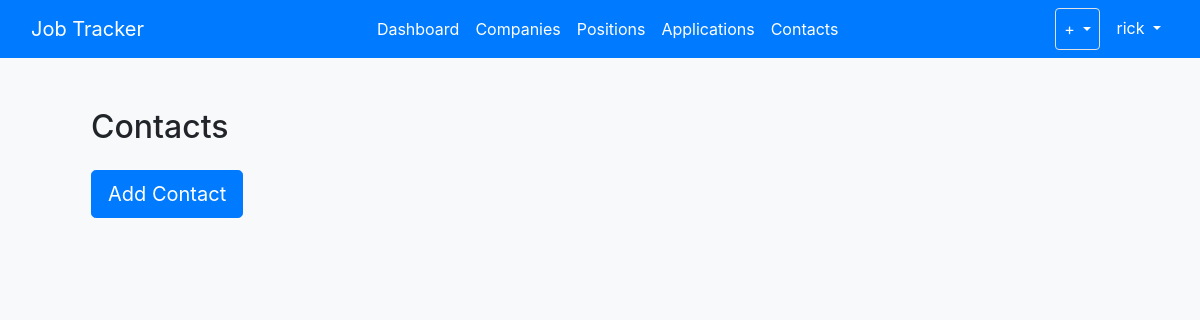
The page /contacts/ (signed in) on the database as committed earlier.
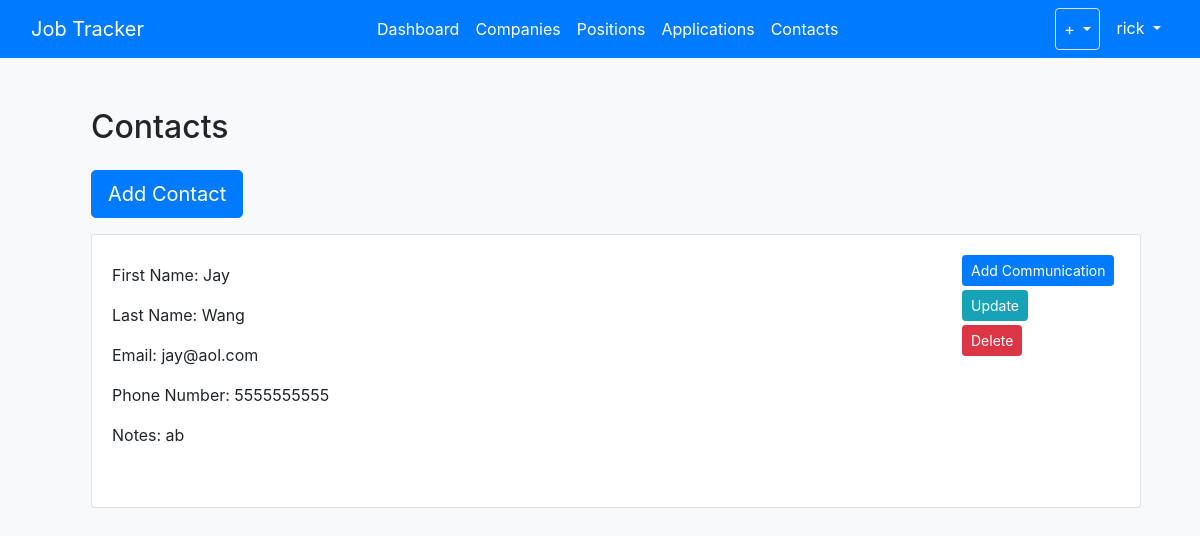
The same page on the database as committed later.
### jobs/models.py (models this page shows, shortened)
class Contact(models.Model):
	user = models.ForeignKey(
		User,
		on_delete=models.CASCADE,
		default=1
		)
	first_name = models.CharField(max_length=100)
	last_name = models.CharField(max_length=100)
	email = models.EmailField(null=True, blank=True, max_length=128)
	phone_number = models.IntegerField(null=True, blank=True)
	notes = models.TextField(null=True, blank=True)

### jobs/views.py (the view)
# urls.py: path('contacts/', ContactListView.as_view(), name='jobs-contacts'),
class ContactListView(LoginRequiredMixin, ListView):
    model = Contact
    template_name = 'jobs/contacts.html'
    context_object_name = 'contacts'

### jobs/templates/jobs/contacts.html (shortened to what this page needs)
{% extends "jobs/base.html" %}
{% block content %}
<div class="container h-100 mt-5">
    <div class="container ml-3">
        <div class="row mt-3">
            <div class="col-md-auto">
                <h2>Contacts</h2>
            </div>
        </div>
        <div class="row mt-3">
            <div class="col-md-auto">
                <button type="button" class="btn btn-primary btn-lg" onclick="location.href='/contacts/new'">Add Contact</button>
            </div>
        </div>
    </div>
    <div class="container positions mt-3 ml-3 mb-5">
        {% for contact in contacts %}
        <div class="card mb-3">
            <div class="card-body">
                <div class="row">
                    <div class="col-md-10">
                        <p>First Name: {{ contact.first_name }}</p>
                        <p>Last Name: {{ contact.last_name }}</p>
                        <p>Email: {{ contact.email }}</p>
                        <p>Phone Number: {{ contact.phone_number }}</p>
                        <p>Notes: {{ contact.notes }}</p></br>
                    </div>
                    <div class="col-md-2 align-content-stretch">
                        <div class="row mb-1">
                            <a class="btn btn-sm btn-primary" href="{% url 'jobs-new-communication' %}">Add Communication</a>
                        </div>
                        <div class="row mb-1">
                            <a class="btn btn-sm btn-info" href="{% url 'jobs-update-contact' contact.id %}"> Update</a>
                        </div>
                        <div class="row mb-1">
                            <a class="btn btn-sm btn-danger" href="{% url 'jobs-delete-contact' contact.id %}"> Delete</a>
                        </div>
                    </div>
                </div>
            </div>
        </div>
        {% endfor %}
    </div>
</div>
{% endblock content %}

Rows that differ between the two databases and show on the page:
added Contact: first_name "Jay", last_name "Wang", email "jay@aol.com", phone_number "5555555555", notes "ab"
